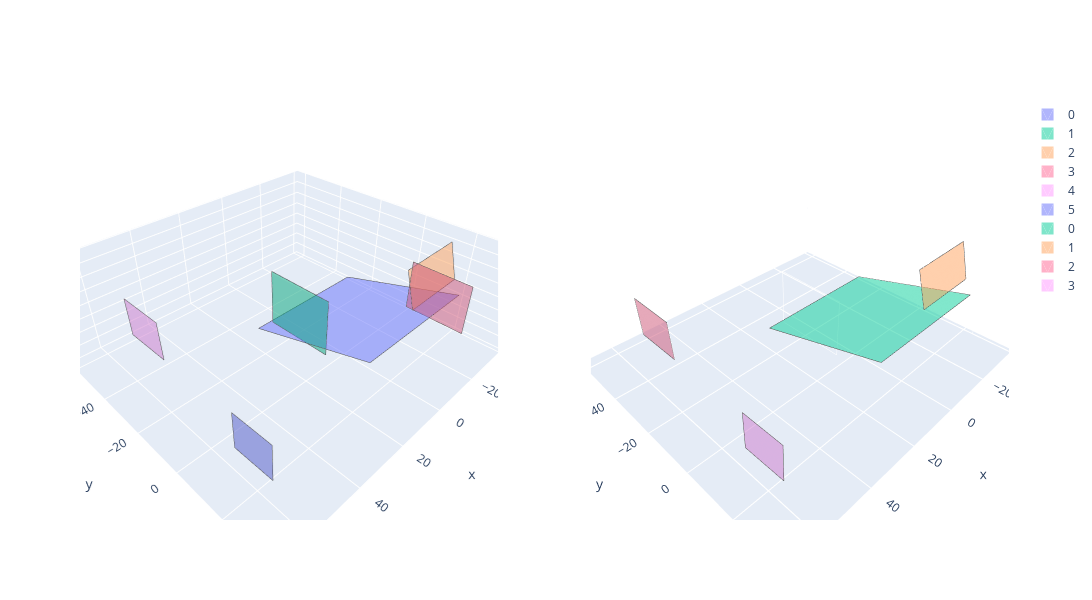
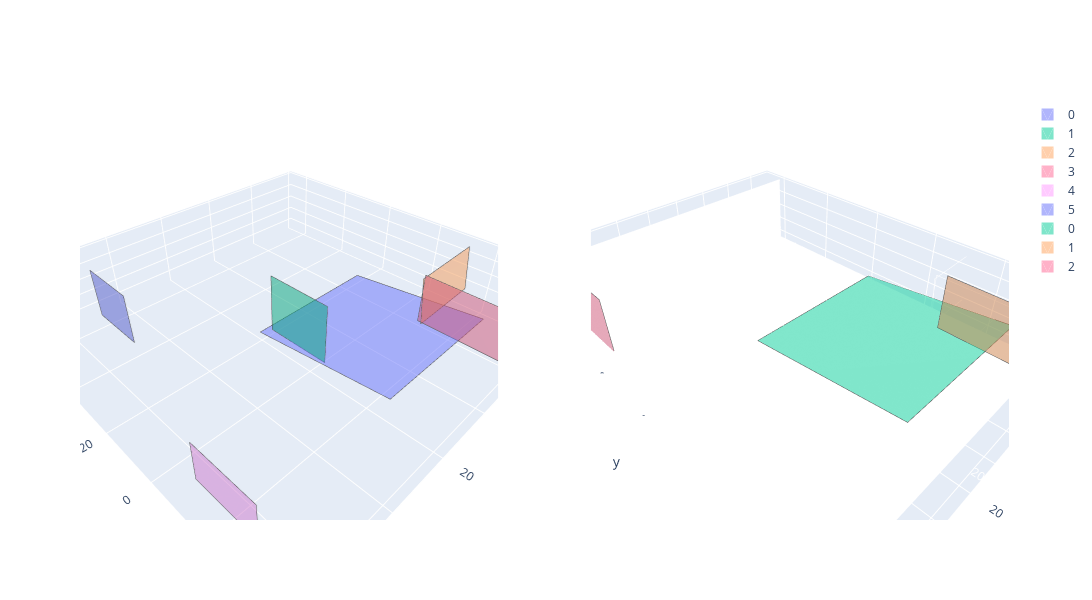

These figures' notebook cell, in order:
### Code cell
for i in range(num_scans):
    key = input("Waiting for keypress")
    if key == 'q':
        break

    scan = pc_to_scan(PCs[i])

    fig = make_subplots(rows=1, cols=2, specs=[[{'type': 'surface'}, {'type': 'surface'}]])

    # Plot new scan
    for t in scan.plot_trace():
        fig.add_trace(t, row=1, col=1)

    # Reduce
    scan.reduce()

    for t in scan.plot_trace():
        fig.add_trace(t, row=1, col=2)

    fig.update_layout(width=1500, height=600, scene=dict(aspectmode='data'), scene2=dict(aspectmode='data'))
    fig.show()

### Figure 1 — Plotly figure (JSON) as saved in the notebook; plotly's stock layout.template omitted (floating-point values rounded to 4 significant figures)
{"data": [{"name": "0", "opacity": 0.5, "scene": "scene", "showlegend": true, "type": "mesh3d", "x": [-27.07, 21.11, 21.09, -27.09], "y": [-21.85, -21.86, 24.91, 24.93], "z": [-9.11, -9.049, 4.137, 4.076]}, {"line": {"color": "rgb(70,70,70)", "width": 1}, "mode": "lines", "scene": "scene", "showlegend": false, "type": "scatter3d", "x": [-27.07, 21.11, 21.09, -27.09, -27.07], "y": [-21.85, -21.86, 24.91, 24.93, -21.85], "z": [-9.11, -9.049, 4.137, 4.076, -9.11]}, {"name": "1", "opacity": 0.5, "scene": "scene", "showlegend": true, "type": "mesh3d", "x": [18.59, 18.43, 18.43, 18.59], "y": [6.748, -17.41, -17.41, 6.748], "z": [-5.425, -5.425, 14.67, 14.67]}, {"line": {"color": "rgb(70,70,70)", "width": 1}, "mode": "lines", "scene": "scene", "showlegend": false, "type": "scatter3d", "x": [18.59, 18.43, 18.43, 18.59, 18.59], "y": [6.748, -17.41, -17.41, 6.748, 6.748], "z": [-5.425, -5.425, 14.67, 14.67, -5.425]}, {"name": "2", "opacity": 0.5, "scene": "scene", "showlegend": true, "type": "mesh3d", "x": [-38.59, -11.58, -11.53, -38.54], "y": [17.13, 17.42, 13.64, 13.35], "z": [1.848, 1.93, 15.54, 15.45]}, {"line": {"color": "rgb(70,70,70)", "width": 1}, "mode": "lines", "scene": "scene", "showlegend": false, "type": "scatter3d", "x": [-38.59, -11.58, -11.53, -38.54, -38.59], "y": [17.13, 17.42, 13.64, 13.35, 17.13], "z": [1.848, 1.93, 15.54, 15.45, 1.848]}, {"name": "3", "opacity": 0.5, "scene": "scene", "showlegend": true, "type": "mesh3d", "x": [-11.57, -11.37, -11.42, -11.62], "y": [14.9, 35.18, 35.18, 14.9], "z": [2.175, 2.175, 19.04, 19.04]}, {"line": {"color": "rgb(70,70,70)", "width": 1}, "mode": "lines", "scene": "scene", "showlegend": false, "type": "scatter3d", "x": [-11.57, -11.37, -11.42, -11.62, -11.57], "y": [14.9, 35.18, 35.18, 14.9, 14.9], "z": [2.175, 2.175, 19.04, 19.04, 2.175]}, {"name": "4", "opacity": 0.5, "scene": "scene", "showlegend": true, "type": "mesh3d", "x": [48.29, 48.39, 48.74, 48.64], "y": [-41.55, -61.86, -61.86, -41.54], "z": [-18.88, -18.88, -2.558, -2.556]}, {"line": {"color": "rgb(70,70,70)", "width": 1}, "mode": "lines", "scene": "scene", "showlegend": false, "type": "scatter3d", "x": [48.29, 48.39, 48.74, 48.64, 48.29], "y": [-41.55, -61.86, -61.86, -41.54, -41.55], "z": [-18.88, -18.88, -2.558, -2.556, -18.88]}, {"name": "5", "opacity": 0.5, "scene": "scene", "showlegend": true, "type": "mesh3d", "x": [68.49, 68.57, 68.53, 68.46], "y": [35.69, 23.44, 23.44, 35.69], "z": [7.717, 7.717, 18.79, 18.79]}, {"line": {"color": "rgb(70,70,70)", "width": 1}, "mode": "lines", "scene": "scene", "showlegend": false, "type": "scatter3d", "x": [68.49, 68.57, 68.53, 68.46, 68.49], "y": [35.69, 23.44, 23.44, 35.69, 35.69], "z": [7.717, 7.717, 18.79, 18.79, 7.717]}, {"name": "0", "opacity": 0.5, "scene": "scene2", "showlegend": true, "type": "mesh3d", "x": [-27.07, 21.11, 21.09, -27.09], "y": [-21.85, -21.86, 24.91, 24.93], "z": [-9.11, -9.049, 4.137, 4.076]}, {"line": {"color": "rgb(70,70,70)", "width": 1}, "mode": "lines", "scene": "scene2", "showlegend": false, "type": "scatter3d", "x": [-27.07, 21.11, 21.09, -27.09, -27.07], "y": [-21.85, -21.86, 24.91, 24.93, -21.85], "z": [-9.11, -9.049, 4.137, 4.076, -9.11]}, {"name": "1", "opacity": 0.5, "scene": "scene2", "showlegend": true, "type": "mesh3d", "x": [-38.59, -11.58, -11.53, -38.54], "y": [17.13, 17.42, 13.64, 13.35], "z": [1.848, 1.93, 15.54, 15.45]}, {"line": {"color": "rgb(70,70,70)", "width": 1}, "mode": "lines", "scene": "scene2", "showlegend": false, "type": "scatter3d", "x": [-38.59, -11.58, -11.53, -38.54, -38.59], "y": [17.13, 17.42, 13.64, 13.35, 17.13], "z": [1.848, 1.93, 15.54, 15.45, 1.848]}, {"name": "2", "opacity": 0.5, "scene": "scene2", "showlegend": true, "type": "mesh3d", "x": [48.29, 48.39, 48.74, 48.64], "y": [-41.55, -61.86, -61.86, -41.54], "z": [-18.88, -18.88, -2.558, -2.556]}, {"line": {"color": "rgb(70,70,70)", "width": 1}, "mode": "lines", "scene": "scene2", "showlegend": false, "type": "scatter3d", "x": [48.29, 48.39, 48.74, 48.64, 48.29], "y": [-41.55, -61.86, -61.86, -41.54, -41.55], "z": [-18.88, -18.88, -2.558, -2.556, -18.88]}, {"name": "3", "opacity": 0.5, "scene": "scene2", "showlegend": true, "type": "mesh3d", "x": [68.49, 68.57, 68.53, 68.46], "y": [35.69, 23.44, 23.44, 35.69], "z": [7.717, 7.717, 18.79, 18.79]}, {"line": {"color": "rgb(70,70,70)", "width": 1}, "mode": "lines", "scene": "scene2", "showlegend": false, "type": "scatter3d", "x": [68.49, 68.57, 68.53, 68.46, 68.49], "y": [35.69, 23.44, 23.44, 35.69, 35.69], "z": [7.717, 7.717, 18.79, 18.79, 7.717]}], "layout": {"height": 600, "scene": {"aspectmode": "data", "domain": {"x": [0, 0.45], "y": [0, 1]}}, "scene2": {"aspectmode": "data", "domain": {"x": [0.55, 1], "y": [0, 1]}}, "width": 1500}}

### Figure 2 — Plotly figure (JSON) as saved in the notebook; plotly's stock layout.template omitted (floating-point values rounded to 4 significant figures)
{"data": [{"name": "0", "opacity": 0.5, "scene": "scene", "showlegend": true, "type": "mesh3d", "x": [-25.15, 20.97, 20.97, -25.15], "y": [-19.58, -19.59, 26.98, 26.98], "z": [-5.277, -5.228, -0.133, -0.1819]}, {"line": {"color": "rgb(70,70,70)", "width": 1}, "mode": "lines", "scene": "scene", "showlegend": false, "type": "scatter3d", "x": [-25.15, 20.97, 20.97, -25.15, -25.15], "y": [-19.58, -19.59, 26.98, 26.98, -19.58], "z": [-5.277, -5.228, -0.133, -0.1819, -5.277]}, {"name": "1", "opacity": 0.5, "scene": "scene", "showlegend": true, "type": "mesh3d", "x": [18.54, 18.44, 18.47, 18.57], "y": [3.983, -16.97, -16.97, 3.983], "z": [-4.237, -4.236, 14.49, 14.49]}, {"line": {"color": "rgb(70,70,70)", "width": 1}, "mode": "lines", "scene": "scene", "showlegend": false, "type": "scatter3d", "x": [18.54, 18.44, 18.47, 18.57, 18.54], "y": [3.983, -16.97, -16.97, 3.983, 3.983], "z": [-4.237, -4.236, 14.49, 14.49, -4.237]}, {"name": "2", "opacity": 0.5, "scene": "scene", "showlegend": true, "type": "mesh3d", "x": [-38.03, -11.55, -11.52, -37.99], "y": [14.1, 14.61, 12.97, 12.45], "z": [-1.338, -1.279, 13.43, 13.37]}, {"line": {"color": "rgb(70,70,70)", "width": 1}, "mode": "lines", "scene": "scene", "showlegend": false, "type": "scatter3d", "x": [-38.03, -11.55, -11.52, -37.99, -38.03], "y": [14.1, 14.61, 12.97, 12.45, 14.1], "z": [-1.338, -1.279, 13.43, 13.37, -1.338]}, {"name": "3", "opacity": 0.5, "scene": "scene", "showlegend": true, "type": "mesh3d", "x": [-11.63, -11.38, -11.37, -11.63], "y": [13.36, 39.18, 39.18, 13.36], "z": [-0.7724, -0.7724, 14.78, 14.78]}, {"line": {"color": "rgb(70,70,70)", "width": 1}, "mode": "lines", "scene": "scene", "showlegend": false, "type": "scatter3d", "x": [-11.63, -11.38, -11.37, -11.63, -11.63], "y": [13.36, 39.18, 39.18, 13.36, 13.36], "z": [-0.7724, -0.7724, 14.78, 14.78, -0.7724]}, {"name": "4", "opacity": 0.5, "scene": "scene", "showlegend": true, "type": "mesh3d", "x": [68.5, 68.5, 68.51, 68.51], "y": [32.51, 14.03, 14.03, 32.51], "z": [2.452, 2.452, 13.37, 13.37]}, {"line": {"color": "rgb(70,70,70)", "width": 1}, "mode": "lines", "scene": "scene", "showlegend": false, "type": "scatter3d", "x": [68.5, 68.5, 68.51, 68.51, 68.5], "y": [32.51, 14.03, 14.03, 32.51, 32.51], "z": [2.452, 2.452, 13.37, 13.37, 2.452]}, {"name": "5", "opacity": 0.5, "scene": "scene", "showlegend": true, "type": "mesh3d", "x": [48.56, 48.44, 48.61, 48.74], "y": [-45.56, -65.45, -65.45, -45.56], "z": [-8.338, -8.336, 8.562, 8.561]}, {"line": {"color": "rgb(70,70,70)", "width": 1}, "mode": "lines", "scene": "scene", "showlegend": false, "type": "scatter3d", "x": [48.56, 48.44, 48.61, 48.74, 48.56], "y": [-45.56, -65.45, -65.45, -45.56, -45.56], "z": [-8.338, -8.336, 8.562, 8.561, -8.338]}, {"name": "0", "opacity": 0.5, "scene": "scene2", "showlegend": true, "type": "mesh3d", "x": [-25.15, 20.97, 20.97, -25.15], "y": [-19.58, -19.59, 26.98, 26.98], "z": [-5.277, -5.228, -0.133, -0.1819]}, {"line": {"color": "rgb(70,70,70)", "width": 1}, "mode": "lines", "scene": "scene2", "showlegend": false, "type": "scatter3d", "x": [-25.15, 20.97, 20.97, -25.15, -25.15], "y": [-19.58, -19.59, 26.98, 26.98, -19.58], "z": [-5.277, -5.228, -0.133, -0.1819, -5.277]}, {"name": "1", "opacity": 0.5, "scene": "scene2", "showlegend": true, "type": "mesh3d", "x": [-11.63, -11.38, -11.37, -11.63], "y": [13.36, 39.18, 39.18, 13.36], "z": [-0.7724, -0.7724, 14.78, 14.78]}, {"line": {"color": "rgb(70,70,70)", "width": 1}, "mode": "lines", "scene": "scene2", "showlegend": false, "type": "scatter3d", "x": [-11.63, -11.38, -11.37, -11.63, -11.63], "y": [13.36, 39.18, 39.18, 13.36, 13.36], "z": [-0.7724, -0.7724, 14.78, 14.78, -0.7724]}, {"name": "2", "opacity": 0.5, "scene": "scene2", "showlegend": true, "type": "mesh3d", "x": [48.56, 48.44, 48.61, 48.74], "y": [-45.56, -65.45, -65.45, -45.56], "z": [-8.338, -8.336, 8.562, 8.561]}, {"line": {"color": "rgb(70,70,70)", "width": 1}, "mode": "lines", "scene": "scene2", "showlegend": false, "type": "scatter3d", "x": [48.56, 48.44, 48.61, 48.74, 48.56], "y": [-45.56, -65.45, -65.45, -45.56, -45.56], "z": [-8.338, -8.336, 8.562, 8.561, -8.338]}], "layout": {"height": 600, "scene": {"aspectmode": "data", "domain": {"x": [0, 0.45], "y": [0, 1]}}, "scene2": {"aspectmode": "data", "domain": {"x": [0.55, 1], "y": [0, 1]}}, "width": 1500}}
